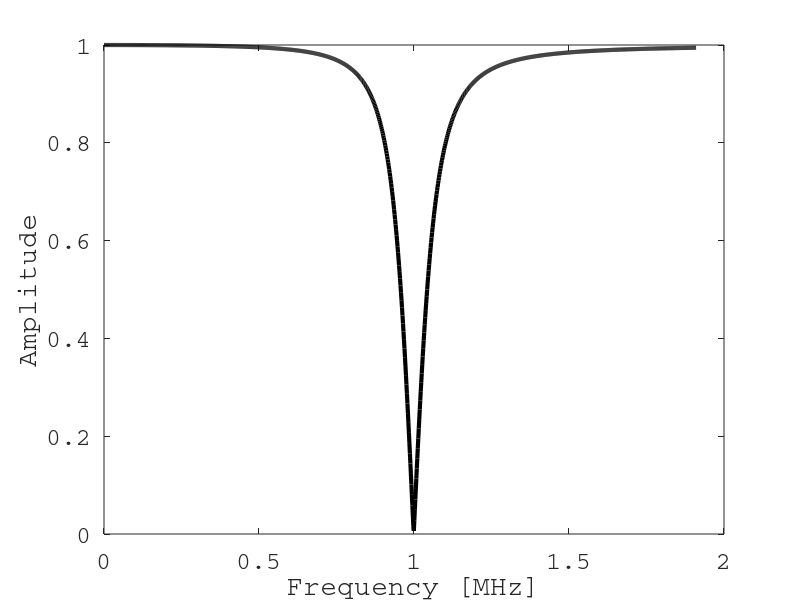

This chart was generated by the following MATLAB code:
clear;
home;

R = 50.0; #Ohms
L = 54.0e-6; #Henries
C = 470.0e-12; #Farads

omega_LC = 1.0/(sqrt(L*C));
tau = R*C;
omega = [0.0:0.01: 12.0];
omega = omega .* 10^6;

function r = rlc(omega,omega_LC,tau)
k_squared = 1 - (omega./omega_LC).^2;
k_fourth = k_squared .* k_squared;
denominator = k_fourth + (omega .* tau).^2;
r_real = k_fourth./denominator;
r_imag = (omega.*tau.*k_squared)./denominator;
r = r_real - i*r_imag;
endfunction

plot(omega/2/pi/1e6, (abs(rlc(omega, omega_LC, tau))),'linewidth',3.0,'color','black')
set(gca(),'fontname','Courier','fontsize',18)
xlabel('Frequency [MHz]')
ylabel('Amplitude')
